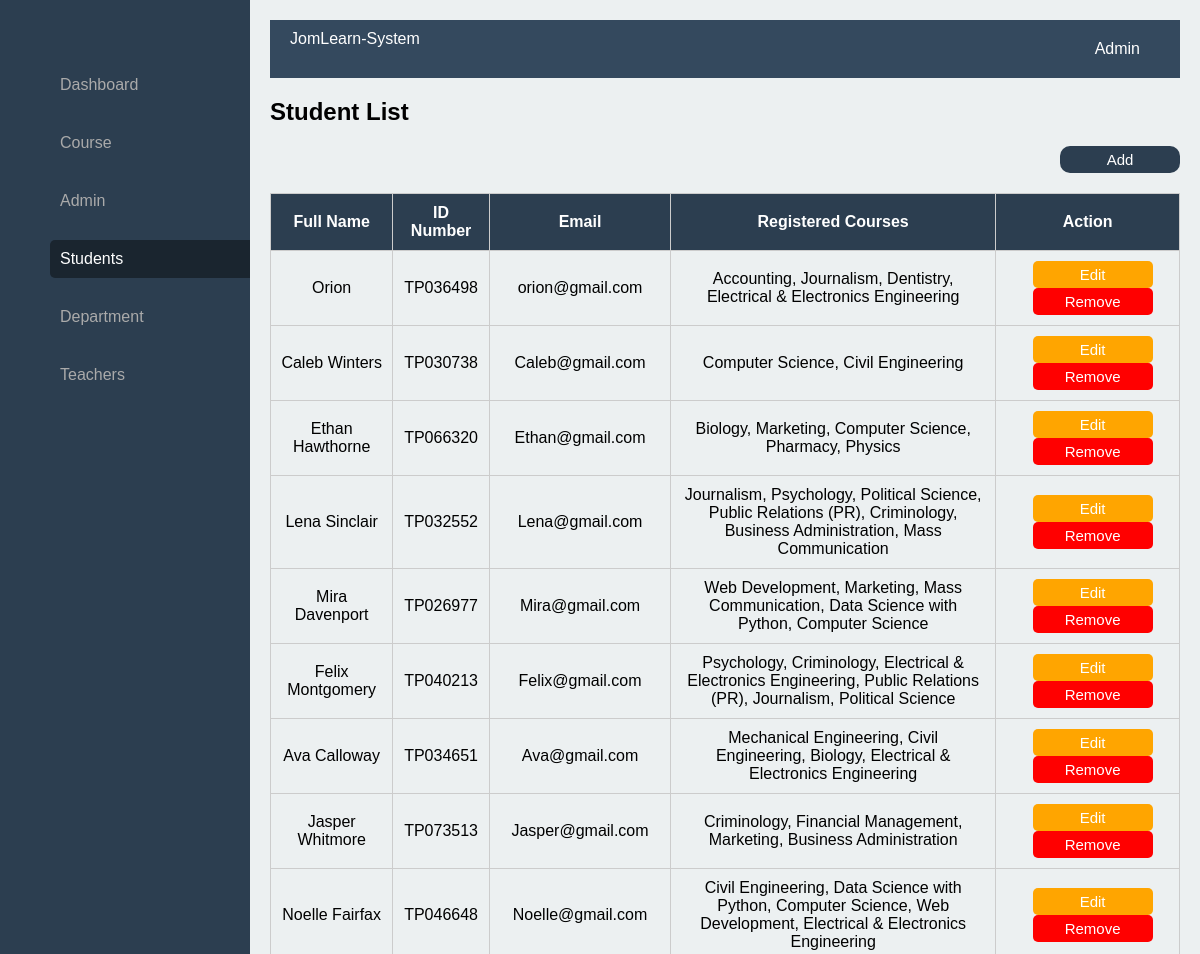
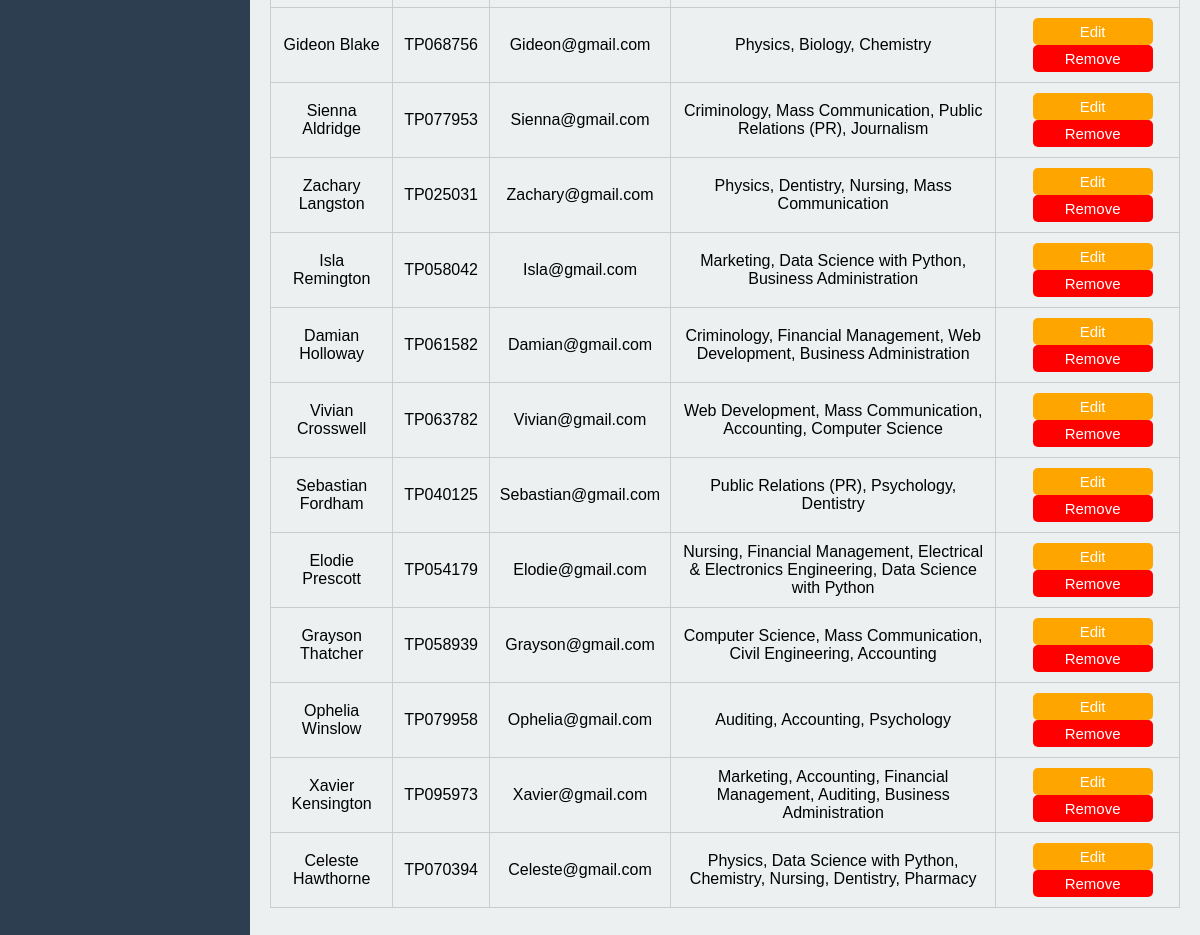
Page /students.php on the committed database (2 pictures, top to bottom).
### tables this page shows
CREATE TABLE `students` (
  `student_id` int(11) NOT NULL,
  `fullname` varchar(255) NOT NULL,
  `id_number` varchar(50) NOT NULL,
  `email` varchar(255) NOT NULL,
  `password` varchar(255) NOT NULL
);

### students.php (the view, shortened to what this page needs)
<?php
$servername = "localhost";
$username = "root";
$password = "";
$dbname = "assignment3";
$conn = new mysqli($servername, $username, $password, $dbname);
$sql = "SELECT s.student_id, s.fullname, s.id_number, s.email,
               GROUP_CONCAT(c.title SEPARATOR ', ') AS courses
        FROM students s
        LEFT JOIN student_classes sc ON s.student_id = sc.student_id
        LEFT JOIN courses c ON sc.class_id = c.id
        GROUP BY s.student_id";
$result = $conn->query($sql);
?>
<!DOCTYPE html>
<html lang="en">
<head>
</head>
<body>
    <?php include 'bar_admin.php'; ?>
        <h2>Student List</h2>
        <div class="btn-container">
            <input type="button" value="Add" onclick="location.href='add_student.php'">
        </div>
        <table>
            <tr>
                <th>Full Name</th>
                <th>ID Number</th>
                <th>Email</th>
                <th>Registered Courses</th>
                <th>Action</th>
            </tr>
            <?php
            if ($result->num_rows > 0) {
                while ($row = $result->fetch_assoc()) {
                    echo "<tr>
                            <td>".$row["fullname"]."</td>
                            <td>".$row["id_number"]."</td>
                            <td>".$row["email"]."</td>
                            <td>".($row["courses"] ? $row["courses"] : "No Courses")."</td>
                            <td>
                                <button class='edit-btn' onclick=\"location.href='edit_student.php?id=".$row["student_id"]."'\">Edit</button>
                                <form method='POST' onsubmit='return confirm(\"Are you sure?\")' style='display:inline;'>
                                    <input type='hidden' name='delete_id' value='".$row["student_id"]."'>
                                    <button type='submit' class='delete-btn'>Remove</button>
                                </form>
                            </td>
                          </tr>";
                }
            } else {
                echo "<tr><td colspan='5'>No students found</td></tr>";
            }
            ?>
        </table>
</body>
</html>

### students.php (style rules this page uses)
table { width: 100%; border-collapse: collapse; margin-top: 20px; }
table, th, td { border: 1px solid #ccc; }
th, td { padding: 10px; text-align: center; }
th { background-color: #2c3e50; color: white; }
.btn-container { margin-top: 10px; display: flex; justify-content: flex-end; }
input[type="button"], .delete-btn, .edit-btn { width: 120px; padding: 5px; background-color: #2c3e50; color: white; border: none; border-radius: 10px; font-size: 15px; cursor: pointer; margin-left: 10px; }
.delete-btn { background-color: red; padding: 5px 10px; border-radius: 5px; }
.edit-btn { background-color: orange; padding: 5px 10px; border-radius: 5px; }

### bar_admin.php (style rules this page uses)
body { font-family: Arial, sans-serif; margin: 0; padding: 0; display: flex; height: 100vh; }

### rows in the picture
students: fullname "Orion", id_number "TP036498", email "orion@gmail.com", courses "Accounting, Journalism, Dentistry, Electrical & Electronics Engineering"
students: fullname "Caleb Winters", id_number "TP030738", email "Caleb@gmail.com", courses "Computer Science, Civil Engineering"
students: fullname "Ethan Hawthorne", id_number "TP066320", email "Ethan@gmail.com", courses "Biology, Marketing, Computer Science, Pharmacy, Physics"
students: fullname "Lena Sinclair", id_number "TP032552", email "Lena@gmail.com", courses "Journalism, Psychology, Political Science, Public Relations (PR), Criminology, Business Administration, Mass Communication"
students: fullname "Mira Davenport", id_number "TP026977", email "Mira@gmail.com", courses "Web Development, Marketing, Mass Communication, Data Science with Python, Computer Science"
students: fullname "Felix Montgomery", id_number "TP040213", email "Felix@gmail.com", courses "Psychology, Criminology, Electrical & Electronics Engineering, Public Relations (PR), Journalism, Political Science"
students: fullname "Ava Calloway", id_number "TP034651", email "Ava@gmail.com", courses "Mechanical Engineering, Civil Engineering, Biology, Electrical & Electronics Engineering"
students: fullname "Jasper Whitmore", id_number "TP073513", email "Jasper@gmail.com", courses "Criminology, Financial Management, Marketing, Business Administration"
students: fullname "Noelle Fairfax", id_number "TP046648", email "Noelle@gmail.com", courses "Civil Engineering, Data Science with Python, Computer Science, Web Development, Electrical & Electronics Engineering"
students: fullname "Gideon Blake", id_number "TP068756", email "Gideon@gmail.com", courses "Physics, Biology, Chemistry"
students: fullname "Sienna Aldridge", id_number "TP077953", email "Sienna@gmail.com", courses "Criminology, Mass Communication, Public Relations (PR), Journalism"
students: fullname "Zachary Langston", id_number "TP025031", email "Zachary@gmail.com", courses "Physics, Dentistry, Nursing, Mass Communication"
students: fullname "Isla Remington", id_number "TP058042", email "Isla@gmail.com", courses "Marketing, Data Science with Python, Business Administration"
students: fullname "Damian Holloway", id_number "TP061582", email "Damian@gmail.com", courses "Criminology, Financial Management, Web Development, Business Administration"
students: fullname "Vivian Crosswell", id_number "TP063782", email "Vivian@gmail.com", courses "Web Development, Mass Communication, Accounting, Computer Science"
students: fullname "Sebastian Fordham", id_number "TP040125", email "Sebastian@gmail.com", courses "Public Relations (PR), Psychology, Dentistry"
students: fullname "Elodie Prescott", id_number "TP054179", email "Elodie@gmail.com", courses "Nursing, Financial Management, Electrical & Electronics Engineering, Data Science with Python"
students: fullname "Grayson Thatcher", id_number "TP058939", email "Grayson@gmail.com", courses "Computer Science, Mass Communication, Civil Engineering, Accounting"
students: fullname "Ophelia Winslow", id_number "TP079958", email "Ophelia@gmail.com", courses "Auditing, Accounting, Psychology"
students: fullname "Xavier Kensington", id_number "TP095973", email "Xavier@gmail.com", courses "Marketing, Accounting, Financial Management, Auditing, Business Administration"
students: fullname "Celeste Hawthorne", id_number "TP070394", email "Celeste@gmail.com", courses "Physics, Data Science with Python, Chemistry, Nursing, Dentistry, Pharmacy"
